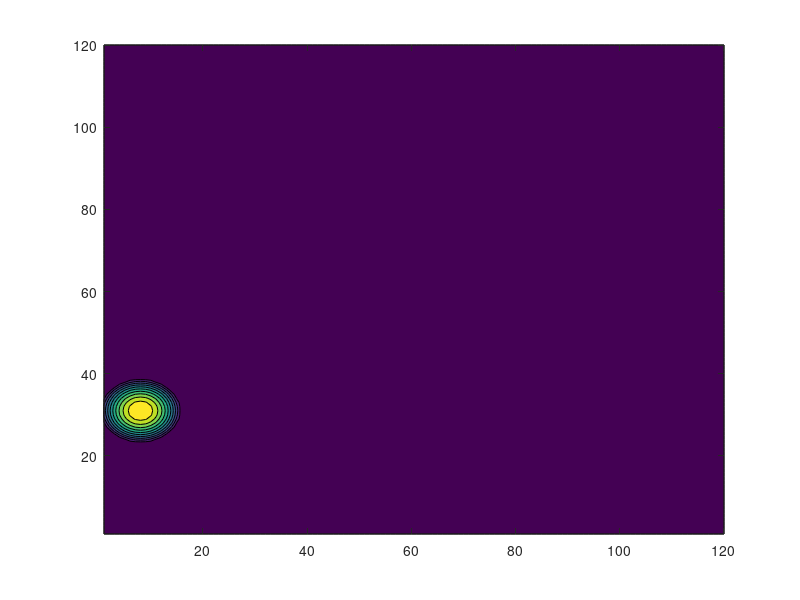

Reproduce this figure in MATLAB.
clear all


[x y]=meshgrid(0:20:2400-20, 0:20:2400-20);

s=10-((x-140).^2+(y-600).^2)/2.5e3;
s=max(s,0);
contourf(s)

slope=1./10.;
d=(x-100)*slope;
%d(d<=0)=0.;

save('depth.txt','d','-ascii')
%save('slide.txt','s','-ascii')

